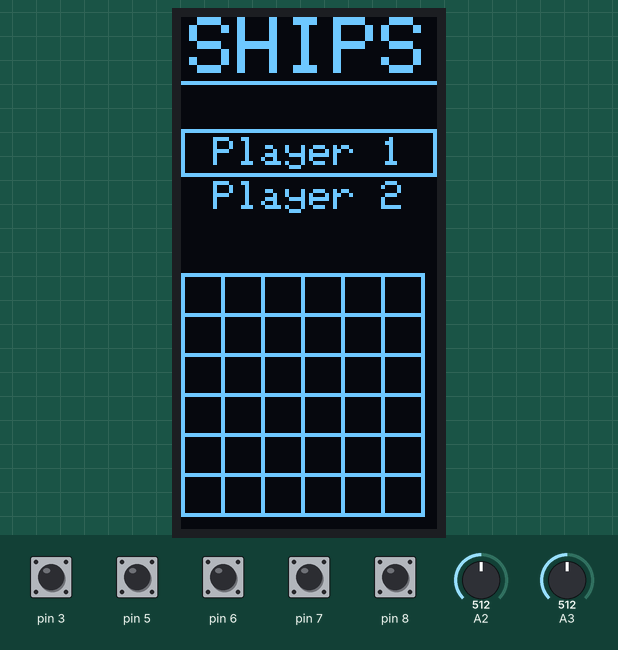
Recording of a sketch running on a simulated Arduino Uno, built with avr-gcc and run on an emulated ATmega328P. Parts: 64×128 one-colour display. Inputs (shaded band) come from the test bench; at power-on: pin 3, pin 5–8 HIGH, A3 = 512, A2 = 512. What the sketch prints to the serial monitor is not drawn.

Above: at 3.2 s.
3.3 s: pin 3 pulled LOW for 0.15 s
At 4.5 s:
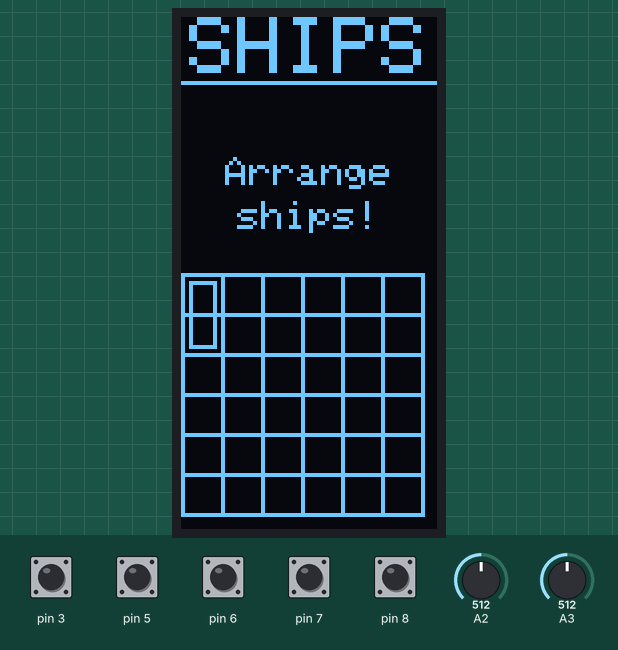
4.9 s: A3 set to 900
At 6.4 s:
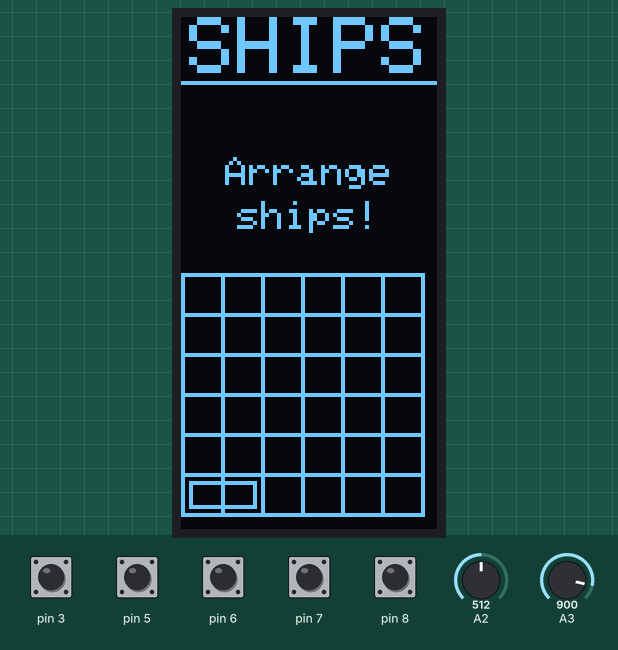
6.6 s: A2 set to 122
At 6.79 s:
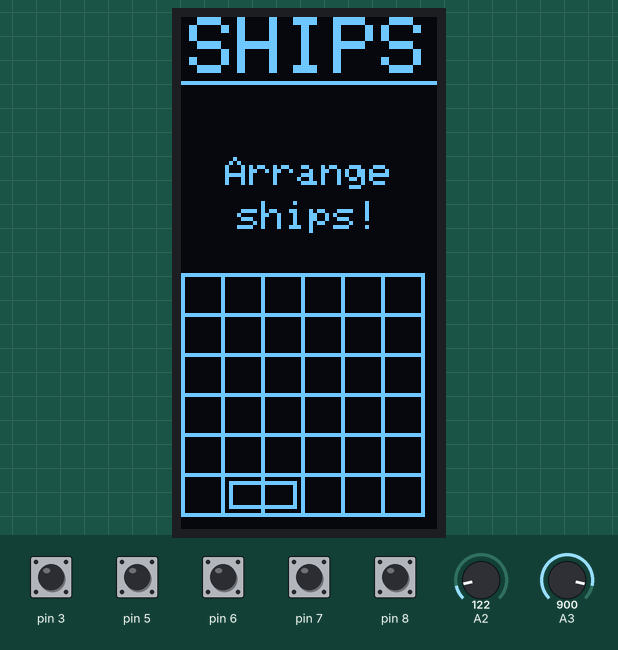
8.2 s: pin 3 pulled LOW for 1 s
At 8.57 s:
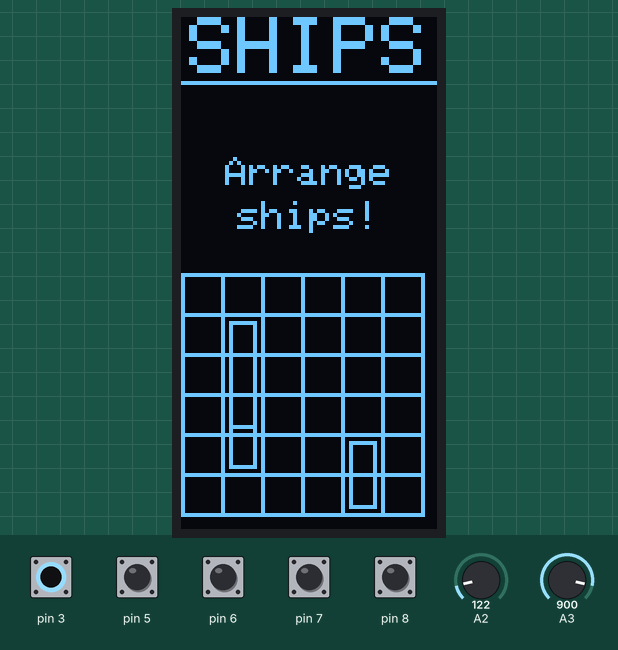
10.7 s: A2 set to 900
At 12.2 s:
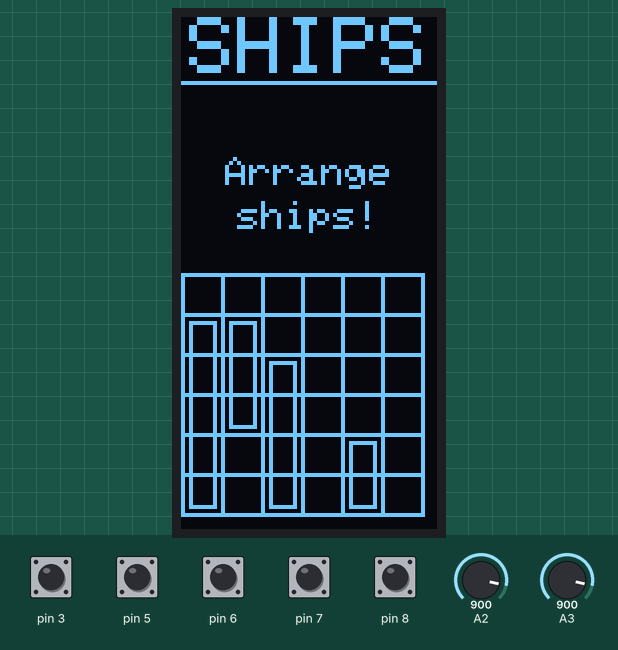
12.5 s: pin 3 pulled LOW for 1 s
At 13.7 s:
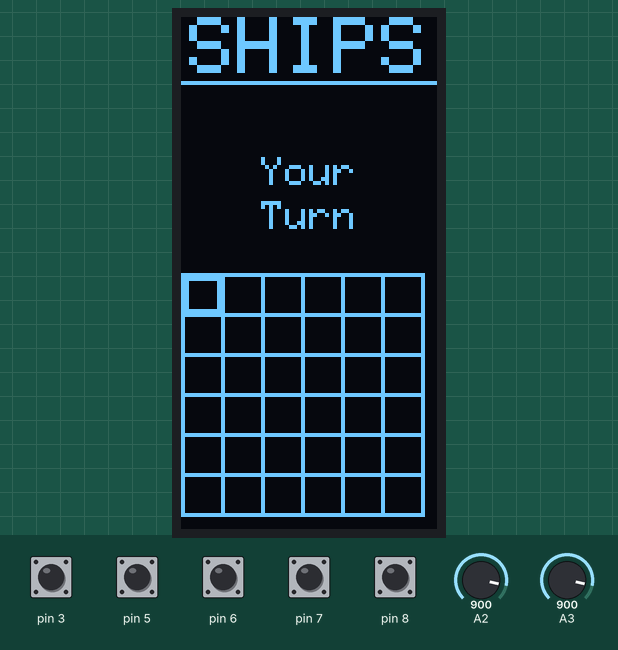
Timing chart, 0 to 15.5 s (numbered marks = the images above; inputs shaded):
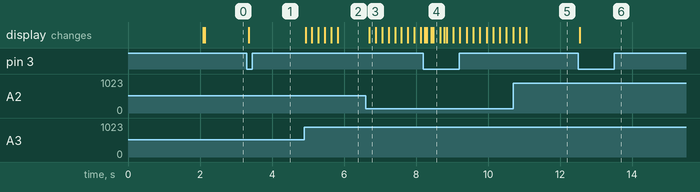

The sketch:

battleship.ino
```cpp
#include <Adafruit_SH1106.h>
Adafruit_SH1106 display(4);

#include "config.h"
#include "display.h"
#include "buttons.h"

#define BOARD_SIZE 6
#define BOARD_SPACE 10
Type my_board[BOARD_SIZE][BOARD_SIZE];
Type opp_board[BOARD_SIZE][BOARD_SIZE];

#define SHIP_COUNT 4
Ship ship;
Move game_move;

uint8_t wait_cnt;
bool playing;
bool menu;

void DrawBoard(Type board[BOARD_SIZE][BOARD_SIZE])
{
    PrintCenter(F("SHIPS"), 0, 2);
    display.drawLine(0, 16, display.width(), 16, 1);
    for (uint8_t i = 0; i <= BOARD_SIZE; i++)
    {
        display.drawLine(0, 64 + BOARD_SPACE * i, BOARD_SPACE * BOARD_SIZE, 64 + BOARD_SPACE * i, 1);
        display.drawLine(BOARD_SPACE * i, 64, BOARD_SPACE * i, 64 + BOARD_SPACE * BOARD_SIZE, 1);
    }

    for (uint8_t i = 0; i < BOARD_SIZE; i++)
        for (uint8_t j = 0; j < BOARD_SIZE; j++)
        {
            if (board[i][j].marked)
                display.drawRoundRect(BOARD_SPACE * i + 3, 64 + BOARD_SPACE * j + 3, BOARD_SPACE - 5, BOARD_SPACE - 5, 1, 1);
            if (board[i][j].ship)
                switch (board[i][j].type)
                {
                case STR_HOR:
                    display.drawRect(BOARD_SPACE * i, 64 + BOARD_SPACE * j + 2, BOARD_SPACE + 1, BOARD_SPACE - 3, 1);
                    break;
                case STR_VER:
                    display.drawRect(BOARD_SPACE * i + 2, 64 + BOARD_SPACE * j, BOARD_SPACE - 3, BOARD_SPACE + 1, 1);
                    break;
                case SHIP_TOP:
                    display.drawRect(BOARD_SPACE * i + 2, 64 + BOARD_SPACE * j + 2, BOARD_SPACE - 3, BOARD_SPACE - 1, 1);
                    break;
                case SHIP_BOTTOM:
                    display.drawRect(BOARD_SPACE * i + 2, 64 + BOARD_SPACE * j, BOARD_SPACE - 3, BOARD_SPACE - 1, 1);
                    break;
                case SHIP_LEFT:
                    display.drawRect(BOARD_SPACE * i + 2, 64 + BOARD_SPACE * j + 2, BOARD_SPACE - 1, BOARD_SPACE - 3, 1);
                    break;
                case SHIP_RIGHT:
                    display.drawRect(BOARD_SPACE * i, 64 + BOARD_SPACE * j + 2, BOARD_SPACE - 1, BOARD_SPACE - 3, 1);
                    break;
                }
            if (board[i][j].dead)
            {
                display.drawLine(BOARD_SPACE * i + 2, 64 + BOARD_SPACE * j + 2, BOARD_SPACE * (i + 1) - 2, 64 + BOARD_SPACE * (j + 1) - 2, 1);
                display.drawLine(BOARD_SPACE * i + 2, 64 + BOARD_SPACE * (j + 1) - 2, BOARD_SPACE * (i + 1) - 2, 64 + BOARD_SPACE * j + 2, 1);
            }
        }
}

void DrawCurrsor()
{
    static uint8_t blink_timer = 0;
    if (blink_timer++ % 16 < 12)
        display.drawRect(BOARD_SPACE * game_move.x + 1, 64 + BOARD_SPACE * game_move.y + 1, BOARD_SPACE - 1, BOARD_SPACE - 1, 1);
}

void Draw()
{
    switch (game_state)
    {
    case STATE_MENU:
        DrawBoard(my_board);
        switch (menu)
        {
        case 0:
            PrintCenter(F("Player 1"), 30, 1);
            PrintCenter(F("Player 2"), 41, 1);
            if (game_move.y == 0)
                display.drawRect(0, 28, display.width(), 12, 1);
            else if (game_move.y == 1)
                display.drawRect(0, 39, display.width(), 12, 1);
            break;
        case 1:
            PrintCenter(F("Arrange"), 35, 1);
            PrintCenter(F("ships!"), 46, 1);
            display.drawRect(BOARD_SPACE * ship.start.x + 2, 64 + BOARD_SPACE * ship.start.y + 2, BOARD_SPACE * (ship.horiz ? ship.len : 1) - 3, BOARD_SPACE * (ship.horiz ? 1 : ship.len) - 3, 1);
            break;
        }
        break;
    case STATE_PLAY:
        if (wait_cnt < 50)
        {
            if (playing)
                DrawBoard(my_board);
            else
                DrawBoard(opp_board);
        }
        else if (playing)
        {
            PrintCenter(F("Your"), 35, 1);
            PrintCenter(F("Turn"), 46, 1);

            DrawBoard(opp_board);
            DrawCurrsor();
        }
        else
        {
            PrintCenter(F("Opponents"), 35, 1);
            PrintCenter(F("Turn"), 46, 1);

            DrawBoard(my_board);
        }
        break;
    case STATE_GAMEOVER:
        PrintCenter(F("You"), 20, 2);
        PrintCenter(F("Lose"), 40, 2);
        DrawBoard(my_board);
        break;
    case STATE_WIN:
        PrintCenter(F("You"), 20, 2);
        PrintCenter(F("Win"), 40, 2);
        DrawBoard(my_board);
        break;
    }
}

void GameStep()
{
    switch (game_state)
    {
    case STATE_MENU:
        switch (menu)
        {
        case 0:
            if (dir & UP)
                game_move.y--;
            else if (dir & DOWN)
                game_move.y++;

            if (game_move.y < 0)
                game_move.y = 0;
            else if (game_move.y > 1)
                game_move.y = 1;

            if (key_code & KEY_J)
            {
                playing = (game_move.y == 1 ? false : true);
                menu = 1;
            }
            break;
        case 1:
            static uint8_t ship_num = 0;
            if (dir & LEFT)
                game_move.x--;
            else if (dir & RIGHT)
                game_move.x++;
            if (dir & UP)
                game_move.y--;
            else if (dir & DOWN)
                game_move.y++;

            bool turned = false;
            if (game_move.x < 0)
            {
                game_move.x = 0;
                ship.horiz = false;
                turned = true;
            }
            if (game_move.y < 0)
            {
                game_move.y = 0;
                ship.horiz = true;
                turned = true;
            }

            if (game_move.x > BOARD_SIZE - 1)
                game_move.x = BOARD_SIZE - 1;
            if (game_move.y > BOARD_SIZE - 1)
                game_move.y = BOARD_SIZE - 1;

            if ((ship.horiz ? game_move.x : game_move.y) + ship.len > BOARD_SIZE)
            {
                (ship.horiz ? game_move.x : game_move.y) = BOARD_SIZE - ship.len;
                if (!turned)
                    ship.horiz ? ship.horiz = false : ship.horiz = true;
                if ((ship.horiz ? game_move.x : game_move.y) + ship.len > BOARD_SIZE)
                    (ship.horiz ? game_move.x : game_move.y) = BOARD_SIZE - ship.len;
            }

            ship.start = game_move;

            if (key_code & KEY_J)
            {
                bool flag = true;
                for (uint8_t i = 0; i < ship.len; i++)
                    if (my_board[ship.start.x + (ship.horiz ? i : 0)][ship.start.y + (ship.horiz ? 0 : i)].ship == true)
                        flag = false;
                if (flag)
                {
                    for (uint8_t i = 0; i < ship.len; i++)
                    {
                        my_board[ship.start.x + (ship.horiz ? i : 0)][ship.start.y + (ship.horiz ? 0 : i)].ship = true;
                        if (i == 0)
                            my_board[ship.start.x + (ship.horiz ? i : 0)][ship.start.y + (ship.horiz ? 0 : i)].type = ship.horiz ? SHIP_LEFT : SHIP_TOP;
                        else if (i == ship.len - 1)
                            my_board[ship.start.x + (ship.horiz ? i : 0)][ship.start.y + (ship.horiz ? 0 : i)].type = ship.horiz ? SHIP_RIGHT : SHIP_BOTTOM;
                        else
                            my_board[ship.start.x + (ship.horiz ? i : 0)][ship.start.y + (ship.horiz ? 0 : i)].type = ship.horiz ? STR_HOR : STR_VER;
                    }
                    ship.start = game_move = {0, 0};
                    ship_num++;
                    ship.len++;
                    ship.horiz = false;
                    if (ship_num >= SHIP_COUNT)
                    {
                        game_state = STATE_PLAY;
                        ship_num = 0;
                    }
                }
            }
            break;
        }
        break;
    case STATE_GAMEOVER:
        if (key_code & KEY_J)
            StartNewGame();
        break;
    case STATE_WIN:
        if (key_code & KEY_J)
            StartNewGame();
        break;
    case STATE_PLAY:
        if (dir & LEFT)
            game_move.x--;
        else if (dir & RIGHT)
            game_move.x++;
        if (dir & UP)
            game_move.y--;
        else if (dir & DOWN)
            game_move.y++;

        if (game_move.x < 0)
            game_move.x = 0;
        else if (game_move.x > BOARD_SIZE - 1)
            game_move.x = BOARD_SIZE - 1;
        if (game_move.y < 0)
            game_move.y = 0;
        else if (game_move.y > BOARD_SIZE - 1)
            game_move.y = BOARD_SIZE - 1;

        if (wait_cnt < 50)
        {
            wait_cnt++;
        }
        else if (playing)
        {
            bool flag = false;
            if (key_code & KEY_J)
            {
                if (opp_board[game_move.x][game_move.y].ship == false && opp_board[game_move.x][game_move.y].marked == false)
                {
                    uint8_t tmp[2] = {(uint8_t)game_move.x, (uint8_t)game_move.y};
                    Serial.write(tmp, 2);
                    flag = true;
                }
            }
            while (flag)
                if (Serial.available() > 0)
                {
                    if (Serial.read())
                    {
                        opp_board[game_move.x][game_move.y].ship = true;
                        opp_board[game_move.x][game_move.y].dead = true;
                        while (flag)
                            if (Serial.available() > 0)
                            {
                                opp_board[game_move.x][game_move.y].type = Serial.read();
                                flag = false;
                            }
                        if (CheckWin())
                            game_state = STATE_WIN;
                    }
                    else
                    {
                        opp_board[game_move.x][game_move.y].marked = true;
                        playing = !playing;
                        wait_cnt = 0;
                    }
                    flag = false;
                }
        }
        else
        {
            if (Serial.available() >= 2)
            {
                uint8_t tmp[2];
                Serial.readBytes(tmp, 2);
                game_move.x = tmp[0];
                game_move.y = tmp[1];

                if (my_board[game_move.x][game_move.y].ship == true)
                {
                    my_board[game_move.x][game_move.y].dead = true;
                    Serial.write(true);
                    Serial.write(my_board[game_move.x][game_move.y].type);
                    if (CheckWin())
                        game_state = STATE_GAMEOVER;
                }
                else
                {
                    my_board[game_move.x][game_move.y].marked = true;
                    Serial.write(false);
                    playing = !playing;
                    wait_cnt = 0;
                }
            }
        }
        break;
    }
}

bool CheckWin()
{
    uint8_t my = 0, opp = 0;
    for (uint8_t i = 0; i < BOARD_SIZE; i++)
        for (uint8_t j = 0; j < BOARD_SIZE; j++)
        {
            if (my_board[i][j].dead)
                my++;
            if (opp_board[i][j].dead)
                opp++;
        }
    if (my >= 14 || opp >= 14)
        return true;
    return false;
}

void StartNewGame()
{
    game_state = STATE_MENU;
    ship.len = 2;
    menu = 0;
    wait_cnt = 100;
    ClearBoards();
}

void ClearBoards()
{
    for (uint8_t i = 0; i < BOARD_SIZE; i++)
        for (uint8_t j = 0; j < BOARD_SIZE; j++)
            my_board[i][j] = opp_board[i][j] = Type();
}

void setup()
{
    DisplaySetup();
    ButtonsSetup();
    DrawLogo(F("SHIPS"), 2000);
    Serial.begin(38400);
    StartNewGame();
    display.setRotation(3);
}

void loop()
{
    ControlStep();
    GameStep();
    Draw();
    display.display();
    display.clearDisplay();
}
```

config.h
```cpp
#define STR_HOR 0
#define STR_VER 1
#define SHIP_TOP 2
#define SHIP_BOTTOM 3
#define SHIP_LEFT 4
#define SHIP_RIGHT 5

struct Type
{
    bool marked;
    bool ship;
    bool dead;
    uint8_t type;
    Type() : marked(0), ship(0), dead(0) {}
};

struct Move
{
    int8_t x, y;
    Move(int8_t x, int8_t y) : x(x), y(y) {}
    Move() : x(0), y(0) {}
};

struct Ship
{
    Move start;
    uint8_t len;
    bool horiz;
    Ship(uint8_t len) : start(0, 0), len(len), horiz(false) {}
    Ship() : start(0, 0), len(0), horiz(false) {}
};
```

Measured:
- after the input at 3.3 s, the display: changes after 0.06 s (image 1)
- after the input at 4.9 s, the display: first changes at once (image 2 shows a later state)
- after the input at 6.6 s, the display: changes after 0.11 s (image 3)
- after the input at 8.2 s, the display: first changes at once (image 4 shows a later state)
- after the input at 10.7 s, the display: first changes after 0.18 s (image 5 shows a later state)
- after the input at 12.5 s, the display: changes at once (image 6)
